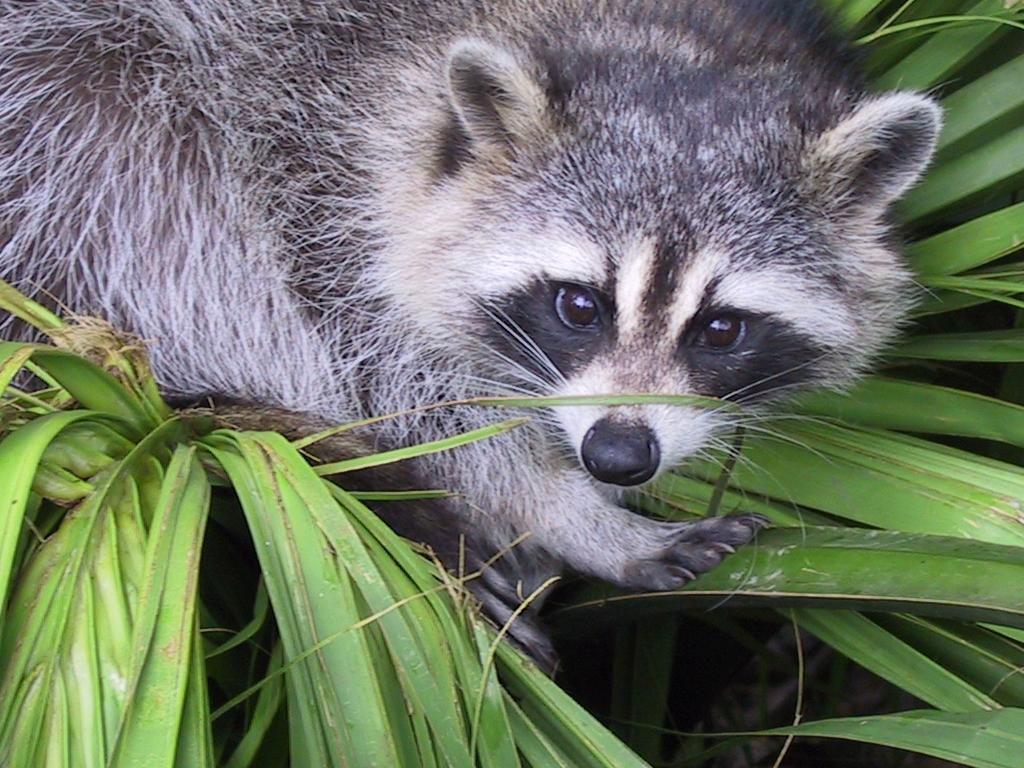
#> input picture d1/ex03/animal.jpeg, 1024 x 768 px
$ python zoom.py
#> lines starting #> are read from the running program, lines starting #| are printed output that depends on the picture
### d1/ex03/load_image.py
from PIL import Image, UnidentifiedImageError
import numpy as np


def ft_load(path: str) -> np.ndarray:
    """
    Loads an image in JPEG (or JPG) format,
    prints its format and its pixels' content in RGB format
    """
#> called with path = 'animal.jpeg'
    try:
        im = Image.open(path)
#> im is the input picture: PIL image 1024x768 RGB; mean R, G, B 110.7, 117.7, 102.1
        assert im.format == "JPEG", "Image must be in JPEG format"
        assert im.mode == "RGB", "Image must be in RGB mode"
        im_arr = np.array(im)
        print("The shape  of the image is:", im_arr.shape)
#| The shape  of the image is: (768, 1024, 3)
        return im_arr
    except (AssertionError,
            UnidentifiedImageError,
            FileNotFoundError,
            IsADirectoryError,
            PermissionError
            ) as e:
        print(f"{e.__class__.__name__}: {e}")
        return np.array(["error_load_image"])


def main():
    """Testmain for ft_load"""
    print(ft_load("10by10.jpg"))


# [2 lines that do not run on import are left out]

### d1/ex03/zoom.py
from PIL import Image, ImageOps
import matplotlib.pyplot as plt
import numpy as np
from load_image import ft_load


def main():
    """Program loads an image "animal.jpeg",
    prints info:
    - Size in pixels on X and Y axis
    - Number of channels
    - Pixel content of the image
    "zooms" the image,
    displays the image after zooming
    """
    a = ft_load("animal.jpeg")
    if a.size == 1 and a[0] == "error_load_image":
        return
    print(a)
#> (printed output is left out)

    im = Image.fromarray(a)
    width, height = im.size
#> width = 1024; height = 768
    left = int(0.44 * width)
#> left = 450
    top = int(0.12 * height)
#> top = 92
    right = min(int(left + 400), width)
#> right = 850
    bottom = min(int(top + 400), height)
#> bottom = 492
    im = im.crop((left, top, right, bottom))
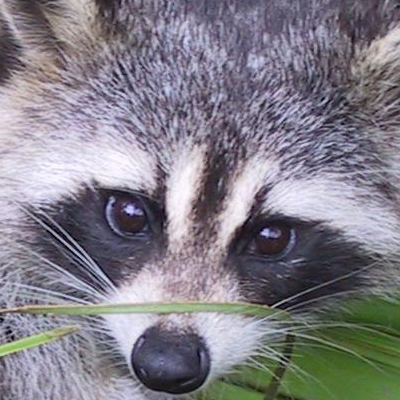
#> im: PIL image 400x400 RGB; mean R, G, B 129.8, 126.5, 135.4
    im = ImageOps.grayscale(im)
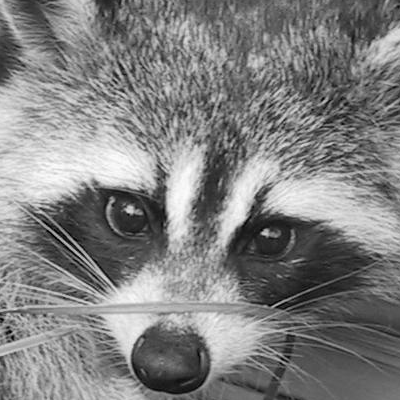
#> im: PIL image 400x400 L; min 0, max 253, mean 128.5
    a2 = np.array(im)
    a2 = a2.reshape(a2.shape[0], a2.shape[1], 1)
    print("New shape after slicing:", a2.shape)
#| New shape after slicing: (400, 400, 1)
    print(a2)
#> (printed output is left out)
    plt.imshow(im, cmap='gray')
    plt.show()


if __name__ == "__main__":
    main()

$ run again, with d1/ex02/landscape.jpg copied over d1/ex03/animal.jpeg
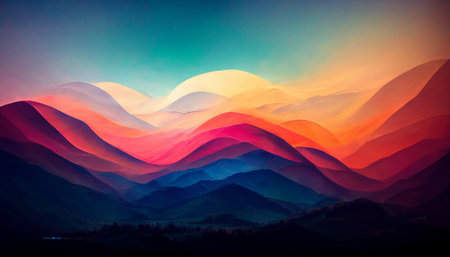
#> input picture d1/ex02/landscape.jpg, 450 x 257 px
#> in ft_load, im is the input picture: PIL image 450x257 RGB; mean R, G, B 98.7, 79.1, 89.1
#| The shape  of the image is: (257, 450, 3)
#> (printed output is left out)
#> in main, `im = im.crop((left, top, right, bottom))`:
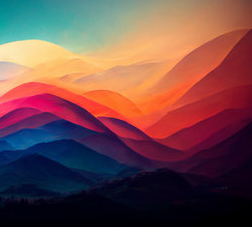
#> im: PIL image 252x227 RGB; mean R, G, B 114.3, 74.5, 74.3
#> in main, `im = ImageOps.grayscale(im)`:
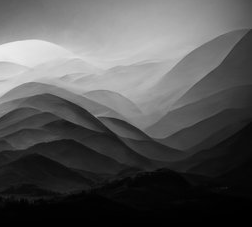
#> im: PIL image 252x227 L; min 0, max 238, mean 86.4
#| New shape after slicing: (227, 252, 1)
#> (printed output is left out)
